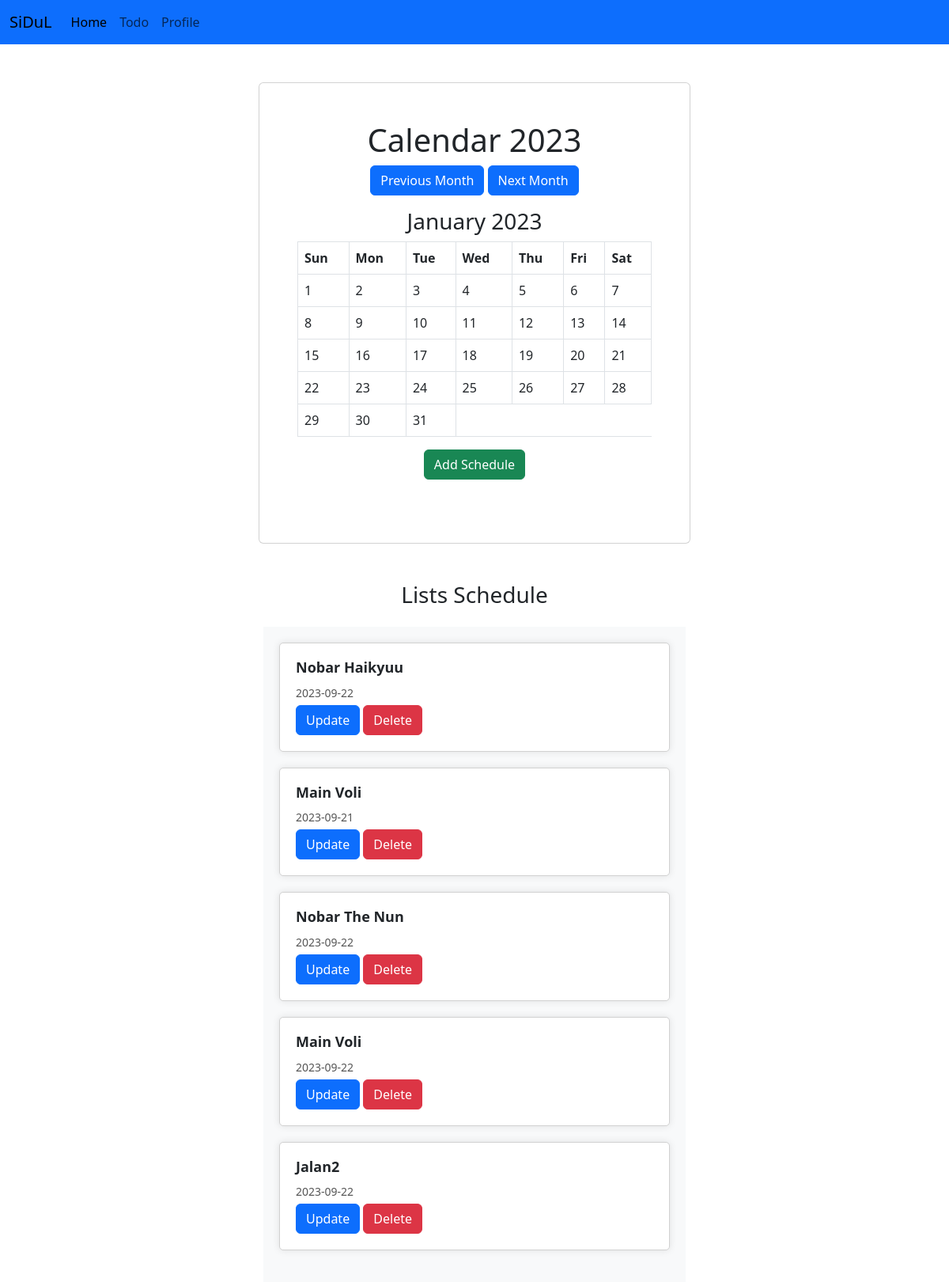
The page /public/index.php on the database its author committed.
### tables this page shows
CREATE TABLE `schedules` (
  `schedule_id` int(11) NOT NULL AUTO_INCREMENT,
  `schedule` varchar(255) DEFAULT NULL,
  `date` date DEFAULT NULL,
  `priority` enum('high','medium','low') NOT NULL DEFAULT 'medium',
  `user_id` int(11) DEFAULT NULL,
  `created_at` timestamp NOT NULL DEFAULT current_timestamp(),
  PRIMARY KEY (`schedule_id`),
  KEY `user_id` (`user_id`),
  CONSTRAINT `fk_schedule_user` FOREIGN KEY (`user_id`) REFERENCES `users` (`user_id`) ON UPDATE CASCADE
);

### app/core/controller.php (called while the page is built, shortened)
<?php
class Controller{
    public function view($path, $data = []){
        require_once '../app/views/' . $path . '.php';
    }
    public function load_model($model){
        if(file_exists("../app/models/" . strtolower($model) . ".php")){
            return $mod = new $model();
        }
        return false;
    }
}

### app/controllers/home.php (called while the page is built)
<?php
class Home extends Controller{
    public function index(){
        $data= $this->load_model('schedules')->index();
        $this->view('templates/header');
        $this->view('home/index', $data);
        $this->view('templates/footer');
    }
}

### app/core/app.php (called while the page is built, shortened)
<?php
class App
{
    protected $method = 'index';
    protected $params = [];
    public function __construct()
    {
        $this->controller = new $this->controller;
        call_user_func_array([$this->controller, $this->method], $this->params);
    }
}

### public/index.php (called while the page is built, shortened)
<?php
$app = new App();

### app/core/database.php (called while the page is built, shortened)
<?php
class Database
{
    private $host = DB_HOST;
    private $user = DB_USER;
    private $pass = DB_PASS;
    private $db_name = DB_NAME;
    private $pdo;
    private $stat;
    public function __construct()
    {
        $dsn = "mysql:host=$this->host;dbname=$this->db_name;charset=UTF8";
        $option = [
            PDO::ATTR_PERSISTENT => true,
            PDO::ATTR_ERRMODE => PDO::ERRMODE_EXCEPTION
        ];
        try {
            $this->pdo = new PDO($dsn, $this->user, $this->pass, $option);
        } catch (PDOException $e) {
            die($e->getMessage());
        }
    }
    public function query($query)
    {
        $this->stat = $this->pdo->prepare($query);
    }
    public function execute()
    {
        $this->stat->execute();
    }
    public function fetchAll()
    {
        $this->execute();
        return $this->stat->fetchAll(PDO::FETCH_ASSOC);
    }
}

### app/models/schedules.php (called while the page is built, shortened)
<?php
class schedules {
    private $table = 'schedules';
    private $db;
    public function __construct(){
        $this->db = new Database;
    }
    public function index(){
        $query = "SELECT * FROM $this->table";
        $this->db->query($query);
        return $this->db->fetchAll();
    }
}

### app/views/home/index.php (the view, shortened to what this page needs)
<div class="container mt-5">
<div class="row">
        <div class="col-md-6 offset-md-3">
            <div class="card p-5">
                <h1 class="text-center">Calendar 2023</h1>
                <div class="text-center mb-3">
                    <button class="btn btn-primary" id="prevMonth">Previous Month</button>
                    <button class="btn btn-primary" id="nextMonth">Next Month</button>
                </div>
                <div id="calendar"></div>
                <div class="text-center mb-3">
                <button type="button" class="btn btn-success mb-3" data-bs-toggle="modal" data-bs-target="#formAdd">
                    Add Schedule
                </button>
            </div>
        </div>
    </div>
</div>
<div><h3 class="text-center m-4 mt-5">Lists Schedule</h3></div>
<div class="container mt-4">
        <div class="row">
            <div class="col-md-6 offset-md-3">
                <div class="event-list">
                    <?php foreach ($data as $schedule) : ?>
                    <div class="event">
                        <h2 class="event-title"><?= $schedule['schedule'] ?></h2>
                        <p class="event-date"><?= $schedule['date'] ?></p>
                        <a href="<?= BASEURL; ?>/schedule/update/<?= $schedule['schedule_id'] ?>" class="btn btn-primary">Update</a>
                        <a href="<?= BASEURL; ?>/schedule/delete/<?= $schedule['schedule_id'] ?>" class="btn btn-danger" onclick="return confirm('Are you sure?')">Delete</a>
                    </div>
                    <?php endforeach; ?>
                </div>
            </div>
        </div>
</div>

### app/views/templates/header.php (shortened to what this page needs)
<!DOCTYPE html>
<html lang="en">
<head>
    <link href="<?= BASEURL ; ?>/css/bootstrap.css" rel="stylesheet">
</head>
<body>
<nav class="navbar navbar-expand-lg bg-primary">
    <div class="container-fluid">
        <a class="navbar-brand" href="<?= BASEURL ; ?>/home"><?= WEB_TITTLE ; ?></a>
        <div class="collapse navbar-collapse" id="navbarNav">
            <ul class="navbar-nav">
            <li class="nav-item">
                <a class="nav-link active" aria-current="page" href="<?= BASEURL ; ?>">Home</a>
            </li>
            <li class="nav-item">
                <a class="nav-link" href="<?= BASEURL ; ?>/todo">Todo</a>
            </li>
            <li class="nav-item">
                <a class="nav-link" href="<?= BASEURL ; ?>/profile">Profile</a>
            </li>
            </ul>
        </div>
    </div>
</nav>

### app/views/templates/footer.php (shortened to what this page needs)
</body>
</html>

### app/views/templates/header.php (style rules this page uses)
a { text-decoration: none; color: dodgerblue; }
.event-list { background-color: #f8f9fa; padding: 20px; }
.event { border: 1px solid #d1d1d1; border-radius: 5px; margin-bottom: 20px; padding: 20px; background-color: #ffffff; box-shadow: 0px 0px 10px rgba(0, 0, 0, 0.1); }
.event-title { font-size: 18px; font-weight: bold; margin-bottom: 10px; }
.event-date { font-size: 14px; color: #555; margin-bottom: 5px; }

### rows shown on the page
schedules: schedule "Nobar Haikyuu", date "2023-09-22"
schedules: schedule "Main Voli", date "2023-09-21"
schedules: schedule "Nobar The Nun", date "2023-09-22"
schedules: schedule "Main Voli", date "2023-09-22"
schedules: schedule "Jalan2", date "2023-09-22"

### other values the page prints
WEB_TITTLE "SiDuL"
